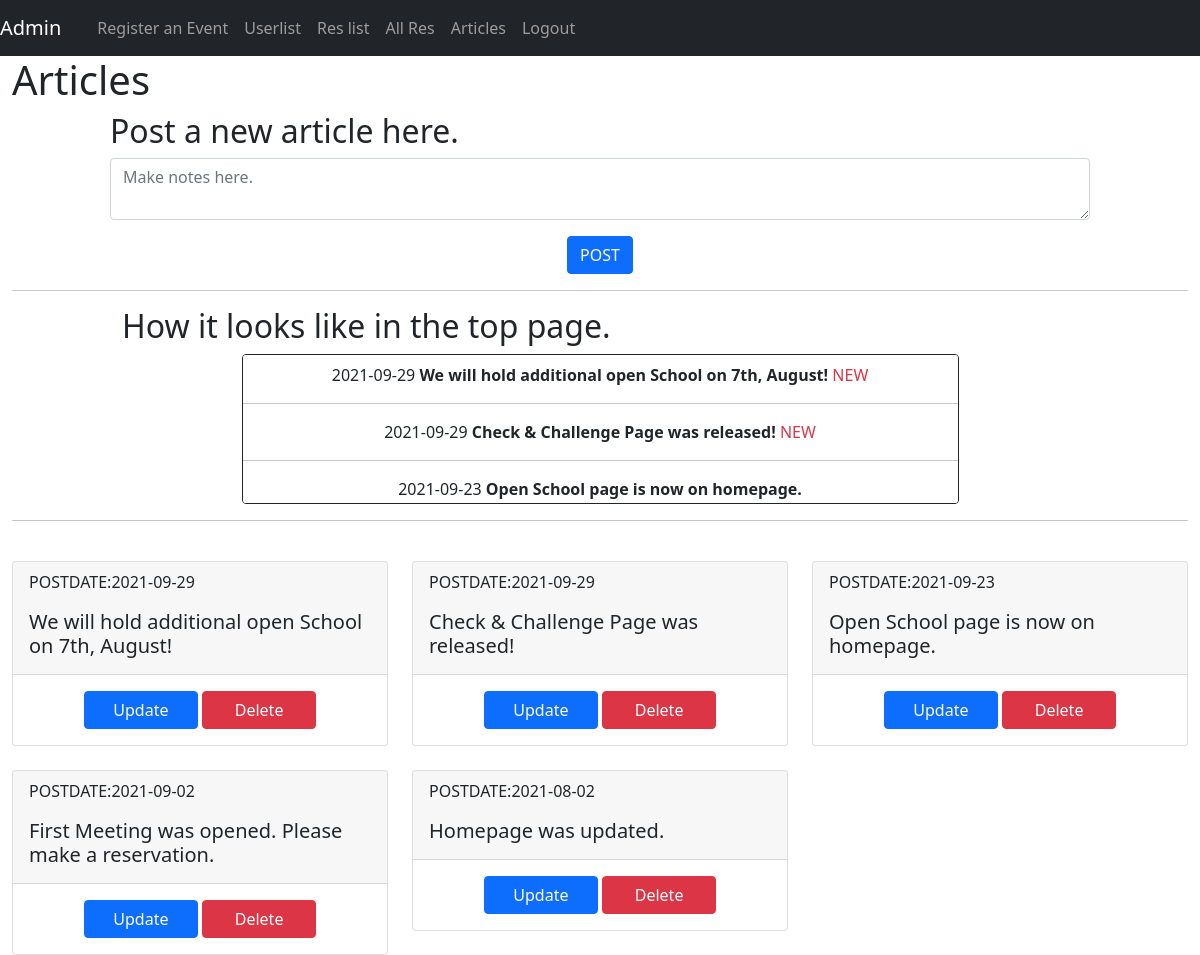
The app's page /articles.php with its own data.
### tables this page shows
CREATE TABLE `articles` (
  `art_id` int(11) NOT NULL,
  `art_date` date NOT NULL,
  `art_desc` varchar(255) NOT NULL
);

### classes/Database.php (called while the page is built, shortened)
<?php
class Database{
    private $servername = 'us-cdbr-east-04.cleardb.com';
    private $username = 'bc0834ecc021a1';
    private $password = 'f7c8f6cf';
    private $db_name = 'heroku_6466d73cb3ad493';
    function __construct()
    {
        return $this->conn = new mysqli($this->servername,$this->username,$this->password,$this->db_name);
    }
}
?>

### action.php (called while the page is built, shortened)
<?php
include 'classes/Functions.php';
$functionObj = new Functions;
?>

### classes/Functions.php (called while the page is built, shortened)
<?php
include 'Database.php';
class Functions extends Database{
        function read_articles(){
            $sql = "SELECT * FROM articles ORDER BY art_id DESC";
            $result = $this->conn->query($sql);
            if($result->num_rows>0){
                $row = array();
                while($rows = $result->fetch_assoc()){
                    $row[] = $rows;
                }
                return $row;
            }else{
                return FALSE;
            }
        }
}
?>

### articles.php (the view, shortened to what this page needs)
<?php
include 'action.php';
$article_list = $functionObj->read_articles();
$today = date('Y-m-d');
?>
<!DOCTYPE html>
<html lang="en">
<head>
    <link rel="stylesheet" href="https://cdn.jsdelivr.net/npm/bootstrap@5.0.2/dist/css/bootstrap.min.css">
</head>
<body>
    <?php
    include 'navbar.php';
    ?>
    <div class="container-fluid">
        <h1>Articles</h1>
        <div class="col-10 mx-auto">
            <h2>Post a new article here.</h2>
            <form action="" method="post">
                <textarea name="art_desc" class="form-control" placeholder="Make notes here."></textarea>
                <div class="text-center">
                    <button type="submit" name="newArticle" class="btn btn-primary mt-3">POST</button>
                </div>
            </form>
        </div>
        <hr>
        <div class="container-fluid col-10 mx-auto">
            <h2>How it looks like in the top page.</h2>
            <div class="col-10 w-75 mx-auto border border-dark rounded bg-white text-center" style="height:150px; overflow:scroll;">
                <?php
                foreach ($article_list as $row) :
                    $date = $row['art_date'];
                ?>
                    <div class="mt-2">
                        <?php echo $row['art_date']; ?>
                        <span style="font-weight:bold;"><?php echo "  " . $row['art_desc']; ?></span>
                        <?php
                        $time1 = new DateTime($date);
                        $time2 = new DateTime($today);
                        $interval = $time1->diff($time2);
                        $day = $interval->d;
                        if ($day < 7) {
                            echo "<span class='text-danger'>NEW</span>";
                        } else {
                        }
                        ?>
                        <br>
                        <hr>
                    </div>
                <?php endforeach; ?>
            </div>
        </div>
        <hr>
        <div class="row">
            <?php foreach ($article_list as $row) :
                $id = $row['art_id'];
            ?>
                <div class="col-4">
                    <div class="card mt-4">
                        <div class="card-header">
                            POSTDATE:<?php echo $row['art_date']; ?><br>
                            <h5 class="mt-3"><?php echo $row['art_desc']; ?><br></h5>
                        </div>
                        <div class="card-body text-center">
                            <a href="updateArticle.php?art_id=<?php echo $id ?>" class="btn btn-primary col-4">Update</a>
                            <a href="articleDeleteCheck.php?art_id=<?php echo $id ?>" class="btn btn-danger col-4">Delete</a>
                        </div>
                    </div>
                </div>
            <?php endforeach; ?>
        </div>
    </div>
</body>
</html>

### records on screen
articles: art_date "2021-09-29", art_desc "We will hold additional open School on 7th, August!", shows "NEW"
articles: art_date "2021-09-29", art_desc "Check & Challenge Page was released!", shows "NEW"
articles: art_date "2021-09-23", art_desc "Open School page is now on homepage."
articles: art_date "2021-09-02", art_desc "First Meeting was opened. Please make a reservation."
articles: art_date "2021-08-02", art_desc "Homepage was updated."
